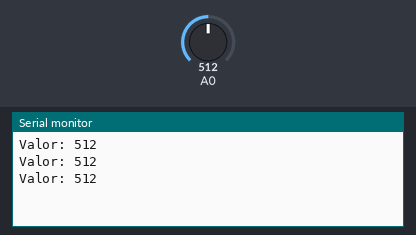
Bench run of a program on a simulated Arduino Uno, built with avr-gcc and run on an emulated ATmega328P. Parts: the last lines printed to the serial monitor. The inputs (shaded band) are chosen by the test bench; at power-on: A0 = 512.

Above: at 1.8 s.
1.9 s: A0 set to 716
At 2.4 s:
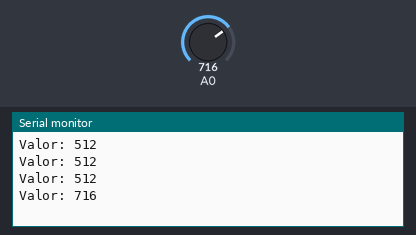
3.4 s: A0 set to 900
At 3.9 s:
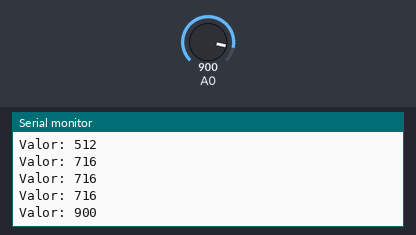
Timing chart, 0 to 6.4 s (numbered marks = the images above; inputs shaded):
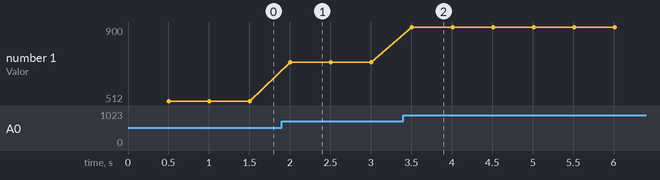

Measured:
- after the input at 1.9 s, the serial monitor: prints a new line after 0.11 s (image 1)
- after the input at 3.4 s, the serial monitor: prints a new line after 0.11 s (image 2)
- plotted number 1: 512 → 716 after the input at 1.9 s, 716 → 900 after the input at 3.4 s

The program:

main.cpp
```cpp
// =================== Bibliotecas Auxiliares ===================
#include <Arduino.h>

// ====================== Defines e Hardware ====================

#define SENSOR A0

#define BAUD_RATE 9600

// =================== Protótipo Funçõex Aux ====================

int leituraSensor(int pino);
void iniciaConfiguracao();

// =================== Variáveis/Constantes Globais ====================

long ultimoMillis;
const int intervalo = 500;

// ========================== Setup ==============================

void setup() {
  iniciaConfiguracao();
}

// ========================== Loop ==============================

void loop() {
  if (millis() - ultimoMillis > intervalo) {
    int leSensor = leituraSensor(SENSOR);
    Serial.println("Valor: " + String(leSensor));

    ultimoMillis = millis();
  }

}

// =================== Implementação Funções Aux ====================

int leituraSensor(int pino) {
  int valorAnalogico = analogRead(pino);
  return valorAnalogico;
}

void iniciaConfiguracao() {
  Serial.begin(BAUD_RATE);
}
```
